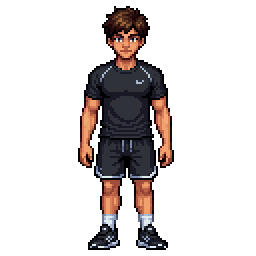
#> input picture herramientas/pixellab_extra/atleta_south_original_fit.png, 128 x 128 px (shown 2 times larger)
$ python -i edad_gemini.py   (imports and definitions only)
#> lines starting #> are read from the running program, lines starting #| are printed output that depends on the picture
"""Daily 2.3.1 · edades del personaje (niño, adulto, mayor) dibujadas con Gemini a partir de los dibujos de PixelLab.
Gemini devuelve una imagen con dos figuras sobre fondo blanco en una grilla de píxeles de tamaño cualquiera (~3 px por píxel).
1. se mide la grilla (autocorrelación de los bordes) y se toma el color del centro de cada celda;
2. se separan las dos figuras, se recortan y se ponen en un cuadro de 128 (pies en la fila 125, centradas);
3. cada píxel va al color más cercano de la paleta de PixelLab de esos mismos dibujos (pix_gemini.a_paleta).
Uso: from edad_gemini import figuras; figuras('captura.png', [ref1, ref2]) -> [cuadro1, cuadro2]
"""
import numpy as np
from PIL import Image
from pix_gemini import a_cuadro, a_paleta
from scipy import ndimage

def periodo(a, eje):
    e = (np.abs(np.diff(a, axis=eje)).sum(2) > 40).astype(float).sum(1 - eje)
    e = e - e.mean(); ac = np.correlate(e, e, 'full')[len(e) - 1:]
    # el primer pico fuerte entre 2.5 y 12 px; se afina con los múltiplos
    cand = [p for p in range(3, 13) if ac[p] > ac[p - 1] and ac[p] >= ac[p + 1]]
    p0 = cand[0] if cand else 4
    picos = []
    for k in range(1, 12):
        c = int(round(p0 * k))
        if c + 3 >= len(ac): break
        w = range(max(1, c - 2), c + 3); j = max(w, key=lambda i: ac[i]); picos.append(j / k)
    return float(np.median(picos[2:] if len(picos) > 4 else picos))

def fase(a, eje, p):
    e = (np.abs(np.diff(a, axis=eje)).sum(2) > 40).astype(float).sum(1 - eje)
    best = max(np.arange(0, p, 0.1), key=lambda f: e[np.clip(np.round(np.arange(f, len(e), p)).astype(int), 0, len(e) - 1)].sum())
    return best

def celdas(path):
    a = np.array(Image.open(path).convert('RGB')).astype(int)
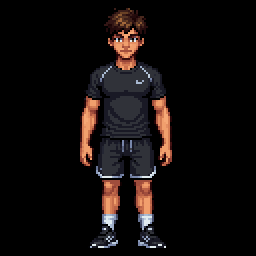
#> a: shape (128, 128, 3) int64 (shown 2 times larger); mean R, G, B 16.7, 12.2, 11.6
    a = a[:-8, :-12]   # bordes de la captura
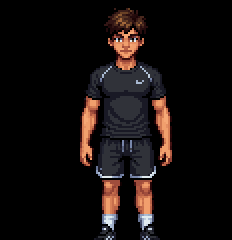
#> a: shape (120, 116, 3) int64 (shown 2 times larger); mean R, G, B 19.1, 13.7, 12.9
    # si Gemini devolvió el cuadro blanco dentro de un fondo oscuro (copia de la captura de referencia), se recorta el cuadro blanco
    from scipy import ndimage
    bl = a.min(2) >= 235; lab, n = ndimage.label(bl)
#> after `bl = a.min(2) >= 235`: bl: shape (120, 116) bool; every value is 0
#> after `lab, n = ndimage.label(bl)`: lab: shape (120, 116) int32; every value is 0
#> after `lab, n = ndimage.label(bl)`: n = 0
    if n:
        k = np.argmax(ndimage.sum(bl, lab, range(1, n + 1))) + 1; ys, xs = np.where(lab == k)
        if (a.min(2) < 60).mean() > 0.2: a = a[ys.min() + 2:ys.max() - 1, xs.min() + 2:xs.max() - 1]
    px, py = periodo(a, 1), periodo(a, 0); fx, fy = fase(a, 1, px), fase(a, 0, py)
#> in periodo, `e = (np.abs(np.diff(a, axis=eje)).sum(2) > 40).astype(float).sum(1 - e..`: e = 115 values, max 51 at index 67, min 0 at index 0, mean 13.56
#> in periodo, `e = e - e.mean()`: e = 115 values, max 37.44 at index 67, min -13.56 at index 0, mean 9.58e-16
#> in periodo, `ac = np.correlate(e, e, 'full')[len(e) - 1:]`: ac = 115 values, max 35976.4 at index 0, min -20002.9 at index 43, mean 156.4
#> in periodo, `cand = [p for p in range(3, 13) if ac[p] > ac[p - 1] and ac[p] >= ac[p..`: cand = []
#> in periodo, `p0 = cand[0] if cand else 4`: p0 = 4
#> the loop in periodo, `for k in range(1, 12):` made 11 passes
#> (c, j) on passes 1 to 11: (4, 2), (8, 6), (12, 10), (16, 14), (20, 18), (24, 22), (28, 26), (32, 30), (36, 34), (40, 40), (44, 46)
#> after the loop in periodo, `for k in range(1, 12):`: picos = [2, 3, 3.33, 3.5, 3.6, 3.67, 3.71, 3.75, 3.78, 4, 4.18]
#> the loop in periodo (call 2), `for k in range(1, 12):` made 11 passes
#> (c, j) on passes 1 to 11: (9, 9), (18, 20), (27, 29), (36, 34), (45, 44), (54, 54), (63, 62), (72, 73), (81, 82), (90, 91), (99, 99)
#> after `px, py = (periodo(a, 1), periodo(a, 0))`: px = 3.71; py = 9
#> in fase, `e = (np.abs(np.diff(a, axis=eje)).sum(2) > 40).astype(float).sum(1 - e..`: e = 115 values, max 51 at index 67, min 0 at index 0, mean 13.56
#> in fase, `best = max(np.arange(0, p, 0.1), key=lambda f: e[np.clip(np.round(np.a..`: best = 2
#> after `fx, fy = (fase(a, 1, px), fase(a, 0, py))`: fx = 2; fy = 6.6
    xs = np.arange(fx + px / 2, a.shape[1] - 1, px); ys = np.arange(fy + py / 2, a.shape[0] - 1, py)
#> after `xs = np.arange(fx + px / 2, a.shape[1] - 1, px)`: xs = 30 values from 3.86 to 111.6
    out = np.zeros((len(ys), len(xs), 4), np.uint8)
    for j, y in enumerate(ys):
        for i, x in enumerate(xs):
            y0, x0 = int(y), int(x); blk = a[max(0, y0 - 0):y0 + 1, max(0, x0 - 0):x0 + 1].reshape(-1, 3)
            out[j, i, :3] = np.median(blk, 0); out[j, i, 3] = 255
    # fondo: blanco (o casi) conectado con el borde
    from collections import deque
    c3 = out[:, :, :3].astype(int); bl = (c3.min(2) >= 196) & (c3.max(2) - c3.min(2) < 28); vis = np.zeros_like(bl); q = deque()
    H, W = bl.shape
#> H = 12; W = 30
    for j in range(H): q.extend([(j, 0), (j, W - 1)])
    for i in range(W): q.extend([(0, i), (H - 1, i)])
    while q:
        j, i = q.popleft()
        if 0 <= j < H and 0 <= i < W and bl[j, i] and not vis[j, i]:
            vis[j, i] = 1; q.extend([(j + 1, i), (j - 1, i), (j, i + 1), (j, i - 1)])
    out[vis.astype(bool), 3] = 0
    # huecos de fondo encerrados (entre el brazo y el cuerpo): manchas casi blancas altas y finas
    hue = bl & ~vis.astype(bool); lab, n = ndimage.label(hue)
#> after `lab, n = ndimage.label(hue)`: n = 1
    for k in range(1, n + 1):
        ys, xs = np.where(lab == k)
        if ys.max() - ys.min() + 1 >= 5 and xs.max() - xs.min() + 1 <= 3:
            # solo si a los dos lados hay contorno oscuro (un cordón de buzo o un brillo tienen tela al lado)
            Lx = out[:, :, :3].astype(int).mean(2); W = out.shape[1]; osc = 0
            for y in range(ys.min(), ys.max() + 1):
                xr = xs[ys == y]
                if len(xr) and xr.min() > 0 and xr.max() < W - 1 and Lx[y, xr.min() - 1] < 90 and Lx[y, xr.max() + 1] < 90: osc += 1
            if osc >= 0.6 * (ys.max() - ys.min() + 1): out[lab == k, 3] = 0
#> this loop made 1 pass
#> (ys, xs) on pass 1: ([1], [17])
    return Image.fromarray(out, 'RGBA'), (px, py)

def contorno(fr, ref):
    """el contorno oscuro de PixelLab: los píxeles del borde de la figura que quedaron claros (resto del fondo blanco) se sacan,
    y el borde que queda se pinta con el color de contorno del dibujo de referencia (el más oscuro de su paleta)"""
    from scipy import ndimage
    a = np.array(fr).astype(int); A = a[:, :, 3] > 0
    for _ in range(2):
        borde = A & ~ndimage.binary_erosion(A); claro = borde & (a[:, :, :3].min(2) >= 170) & ((a[:, :, :3].max(2) - a[:, :, :3].min(2)) < 40)
        a[claro, 3] = 0; A = a[:, :, 3] > 0
    r = np.array(ref).astype(int); rp = r[r[:, :, 3] > 0][:, :3]; osc = rp[np.argmin(rp.sum(1))]
    borde = A & ~ndimage.binary_erosion(A, structure=np.array([[0,1,0],[1,1,1],[0,1,0]]))
    L = a[:, :, :3].sum(2); m = borde & (L > 260)
    a[m, :3] = osc
    return Image.fromarray(a.astype(np.uint8), 'RGBA')

def figuras(path, refs):
    im, per = celdas(path); A = np.array(im)[:, :, 3] > 0
    cols = A.any(0); runs = []; x = 0
    while x < len(cols):
        if cols[x]:
            s = x
            while x < len(cols) and cols[x]: x += 1
            if x - s > 15: runs.append((s, x))
        x += 1
    res = []
    for (x0, x1), ref in zip(runs, refs):
        sp = im.crop((x0, 0, x1, im.size[1])); sp = sp.crop(sp.getbbox())
        if sp.size[1] > 126: sp = sp.resize((round(sp.size[0] * 126 / sp.size[1]), 126), Image.NEAREST)
        fr = a_paleta(a_cuadro(sp), [ref]); res.append(contorno(fr, ref))
    return res, per, runs

>>> result = celdas('pixellab_extra/atleta_south_original_fit.png')
